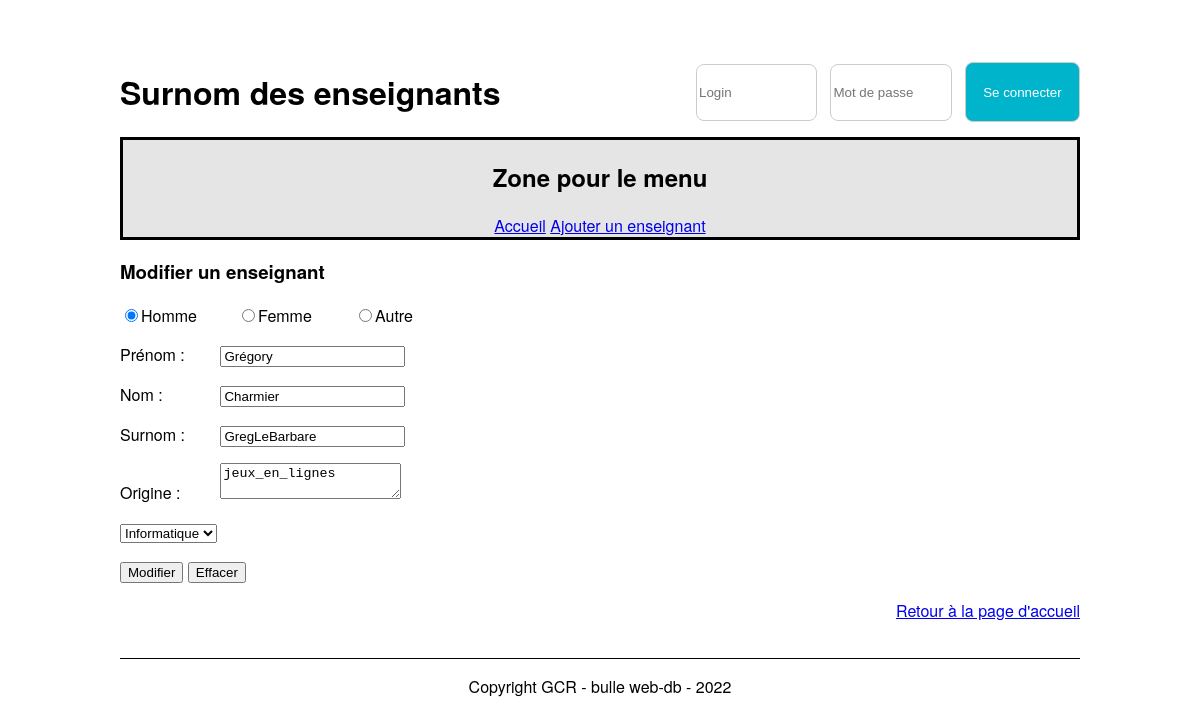
Page /application-surnoms-version-statique-/src/updateTeacher.php?idTeacher=4 on the committed database.
### tables this page shows
CREATE TABLE `t_teacher` (
  `idTeacher` int NOT NULL,
  `teaFirstname` varchar(50) NOT NULL,
  `teaName` varchar(50) NOT NULL,
  `teaGender` char(1) NOT NULL,
  `teaNickname` varchar(50) NOT NULL,
  `teaOrigine` text NOT NULL,
  `fkSection` int NOT NULL,
  `teaVoice` int DEFAULT NULL
);

### application-surnoms-version-statique-/src/database.php (called while the page is built, shortened)
<?php
 class Database {
    private $connector;
    public function __construct(){
        try{
            $this->connector = new PDO('mysql:host=localhost:6033;dbname=db_nickname;charset=utf8', 'root', 'root');
        }
        catch (PDOException $e)
        {
            die('Erreur :' . $e->getMessage());
        }
    }
    private function querySimpleExecute($query){
        $req = $this->connector->query($query);
        return $req;
    }
    private function queryPrepareExecute($query, $binds){
        $req = $this->connector->prepare($query);
        foreach($binds as $bind) {
            $req->bindValue($bind[0], $bind[1], $bind[2]);
        }
        $req->execute();
        return $req;
    }
    private function formatData($req){
        return $req->fetchALL(PDO::FETCH_ASSOC);
    }
    public function getAllSections()
    {
        $query = "SELECT * FROM t_section;";
        $req = $this->querySimpleExecute($query);
        $sections = $this->formatData($req);
        return $sections;
    }
    public function getOneTeacher($id){
        $query = "SELECT * FROM t_teacher WHERE idTeacher = :id";
        $binds = [
            ['id', $id, PDO::PARAM_INT]
        ];
        $req = $this->queryPrepareExecute($query,$binds);
        $teacher =$this->formatData($req);
        return $teacher[0];
    }
     public function getOneSection($idSec)
     {
        $query = "SELECT * FROM t_section WHERE idSection = :id";
        $binds = [
            ['id', $idSec, PDO::PARAM_INT]
        ];
        $req = $this->queryPrepareExecute($query, $binds);
        $section = $this->formatData($req);
        return $section[0];
     }
 }
?>

### application-surnoms-version-statique-/src/updateTeacher.php (the view, shortened to what this page needs)
<?php
$idTeacher = $_GET["idTeacher"];
include("Database.php");
$db = new Database();
$sections = $db->getAllSections();
$teacher = $db->getOneTeacher($idTeacher);
$section = $db->getOneSection($teacher["fkSection"]);
?>
<!DOCTYPE html>
<html lang="fr">
<head>
    <link href="./css/style.css" rel="stylesheet">
</head>
<body>
    <header>
        <div class="container-header">
            <div class="titre-header">
                <h1>Surnom des enseignants</h1>
            </div>
            <div class="login-container">
                <form action="checkLogin.php" method="post" >
                    <input type="text" name="user" id="user" placeholder="Login">
                    <input type="password" name="password" id="password" placeholder="Mot de passe">
                    <button type="submit" class="btn btn-login">Se connecter</button>
                </form>
            </div>
        </div>
        <nav>
            <h2>Zone pour le menu</h2>
            <a href="index.php">Accueil</a>
            <a href="addTeacher.php">Ajouter un enseignant</a>
        </nav>
    </header>
    <div class="container">
        <div class="user-body">
            <form action="checkUpdate.php" method="post" id="form1">
                <h3>Modifier un enseignant</h3>
                <p>
                    <?php
                    $check1 = "";
                    $check2 = "";
                    $check3 = "";
                    if($teacher["teaGender"] == 'M')
                    {
                        $check1 = "checked";
                    }
                    elseif($teacher["teaGender"] == 'F')
                    {
                        $check2 = "checked";
                    }
                    else
                    {
                        $check3 = "checked";
                    }
                    echo "<input type=\"radio\" id=\"genre1\" name=\"genre\" value=\"M\" ". $check1 .">";
                    echo "<label for=\"genre1\">Homme</label>";
                    echo "<input type=\"radio\" id=\"genre2\" name=\"genre\" value=\"F\" ". $check2 .">";
                    echo "<label for=\"genre2\">Femme</label>";
                    echo "<input type=\"radio\" id=\"genre3\" name=\"genre\" value=\"A\" ". $check3 .">";
                    echo "<label for=\"genre3\">Autre</label>";
                    ?>
                </p>
                <p>
                    <label for="firstName">Prénom :</label>
                    <input type="text" name="firstName" id="firstName" value="<?= $teacher["teaFirstname"] ?>">
                </p>
                <p>
                    <label for="name">Nom :</label>
                    <input type="text" name="name" id="name" value="<?= $teacher["teaName"] ?>">
                </p>
                <p>
                    <label for="nickName">Surnom :</label>
                    <input type="text" name="nickName" id="nickName" value="<?= $teacher["teaNickname"] ?>">
                </p>
                <p>
                    <label for="origin">Origine :</label>
                    <textarea name="origin" id="origin" value="" ><?= $teacher["teaOrigine"] ?></textarea>
                </p>
                <p>
                    <select name="section" id="section">
                        <?php
                        $html = "";
                        foreach($sections as $section) {
                            if($teacher["fkSection"] === $section["idSection"])
                            {
                                $html .= "<option value='" . $section["idSection"] . "' selected >" . $section["secName"] . "</option>";
                            }
                            else
                            $html .= "<option value='" . $section["idSection"] . "'>" . $section["secName"] . "</option>";
                        }
                        echo $html;
                        ?>
                    </select>
                </p>
                <p>
                    <input type="submit" value="Modifier">
                    <button type="button" onclick="document.getElementById('form1').reset();">Effacer</button>
                </p>
            </form>
        </div>
        <div class="user-footer">
            <a href="index.php">Retour à la page d'accueil</a>
        </div>
    </div>
    <footer>
        <p>Copyright GCR - bulle web-db - 2022</p>
    </footer>
</body>
</html>

### application-surnoms-version-statique-/src/css/style.css (style rules this page uses)
body { font-family: "Helvetica Neue", Helvetica, Arial, sans-serif; margin: auto; width: 80%; }
nav { border: black solid 3px; background-color: #e5e5e5; text-align: center; }
.container { height: 50%; }
footer { border-top: black solid 1px; text-align: center; margin-top: 3vw; }
.user-footer { text-align: right; }
label { display: inline-block; width: 10%; }
.container-header { display: flex; justify-content: center; align-items: center; padding-top: 5%; }
.titre-header { width: 60%; height: 100%; }
.login-container { width: 40%; height: 100%; display: flex; justify-content: end; align-items: center; }
.login-container form { display: flex; justify-content: space-between; }
.login-container input, .login-container .btn-login { width: 30%; display: inline-block; border: 1px solid #ccc; border-radius: 8px; }
.login-container input { height: 4em; margin-bottom: auto; margin-top: auto; }
.btn-login { background-color: #00b4cc; }
.btn { text-align: center; color: white; width: 100%; border: none; cursor: pointer; height: 4.5em; border-radius: 8px; }

### rows in the picture
t_teacher: firstName "Grégory", name "Charmier", nickName "GregLeBarbare", origin "jeux_en_lignes"

### other values in the picture
form field section "Informatique"
